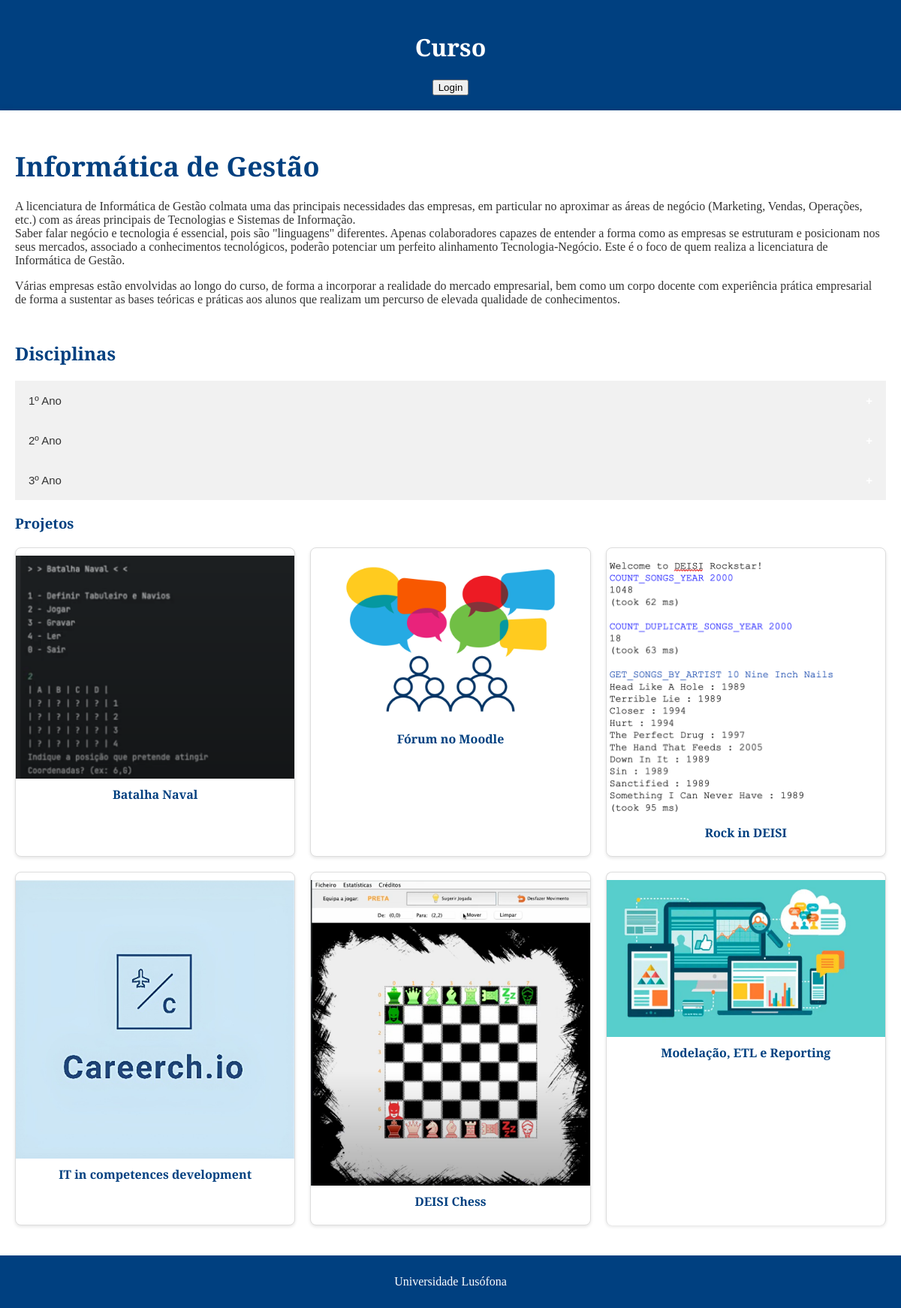
Page /curso/ on the committed database.
### curso/models.py (models this page shows, shortened)
class Curso(models.Model):
    nome = models.CharField(max_length=200)
    apresentacao = models.TextField()
    objetivos = models.TextField()
    competencias = models.TextField()

class Disciplina(models.Model):
    nome = models.CharField(max_length=200)
    ano = models.IntegerField()
    semestre = models.CharField(max_length=20)
    ects = models.IntegerField()
    curricularIUnitReadableCode = models.CharField(max_length=200)
    area_cientifica = models.ForeignKey(AreaCientifica, on_delete=models.CASCADE)

class Projeto(models.Model):
    nome = models.CharField(max_length=200)
    descricao = models.TextField()
    conceitos_aplicados = models.TextField()
    tecnologias_usadas = models.TextField()
    imagem = models.ImageField(upload_to='curso/projetos', null=True, blank=True)
    video_youtube = models.URLField(null=True, blank=True)
    repositorio_github = models.URLField(null=True, blank=True)
    disciplina = models.OneToOneField(Disciplina, on_delete=models.CASCADE)

### curso/views.py (the view)
# urls.py: path('', views.index_view, name='index'),
def index_view(request):
    cursos = Curso.objects.all()
    disciplinas = Disciplina.objects.all()
    projetos = Projeto.objects.all()
    disciplinas_por_ano = {}
    for disciplina in disciplinas:
        ano = disciplina.ano
        if ano not in disciplinas_por_ano:
            disciplinas_por_ano[ano] = []
        disciplinas_por_ano[ano].append(disciplina)
    context = {
        'cursos': cursos,
        'disciplinas' : disciplinas,
        'disciplinas_por_ano': disciplinas_por_ano,
        'projetos' : projetos
    }
    return render(request, 'curso/index.html', context)

### curso/templates/curso/index.html (shortened to what this page needs)
{% extends 'curso/layout.html' %}
{% block content %}
<div>
    {% for curso in cursos %}
        <div class="course-item">
            <h2><a href="{% url 'curso:curso' curso.id %}" class="course-link">{{ curso.nome }}</a></h2>
            <p>{{ curso.apresentacao| linebreaks }}</p>
        </div>
    {% endfor %}
</div>
<div>
    <h2>Disciplinas</h2>
    {% for ano, disciplinas in disciplinas_por_ano.items %}
        <button class="collapsible">{{ ano }}º Ano</button>
    {% endfor %}
</div>
<div class="project-list">
    <h3>Projetos</h3>
    <div class="projects-grid">
        {% for projeto in projetos %}
            <div class="project-item">
                <a href="{% url 'curso:projeto' projeto.id %}">
                    {% if projeto.imagem %}
                        <img src="{{ projeto.imagem.url }}" alt="{{ projeto.nome }}">
                    {% else %}
                        <div class="no-image">Sem Imagem</div>
                    {% endif %}
                    <div class="project-name">{{ projeto.nome }}</div>
                </a>
            </div>
        {% endfor %}
    </div>
</div>
{% endblock %}

### curso/static/curso/estilo.css (style rules this page uses)
body { font-family: 'Playfair Display', serif; margin: 0; padding: 0; background-color: #f4f4f4; color: #333; }
h2, h3 { color: #004080; }
.course-item { margin-bottom: 20px; }
.course-link { text-decoration: none; color: #004080; font-size: 1.5em; font-weight: bold; transition: color 0.3s, text-decoration 0.3s; }
.discipline-list, .project-list { margin-bottom: 20px; }
.course-item, .discipline-item, .project-item { border-bottom: 1px solid #ddd; padding: 10px 0; }
.course-item:last-child, .discipline-item:last-child, .project-item:last-child { border-bottom: none; }
.course-item a, .discipline-item a, .project-item a { text-decoration: none; color: #004080; font-weight: bold; }
.collapsible { background-color: #f1f1f1; color: #333; cursor: pointer; padding: 18px; width: 100%; border: none; text-align: left; outline: none; font-size: 15px; }
.collapsible:after { content: '\002B'; color: white; font-weight: bold; float: right; margin-left: 5px; }
.projects-grid { display: flex; flex-wrap: wrap; gap: 20px; margin-top: 20px; }
.project-item { flex: 1 1 calc(33.333% - 20px); box-sizing: border-box; background-color: #fff; border: 1px solid #ddd; border-radius: 8px; overflow: hidden; text-align: center; box-shadow: 0 2px 4px rgba(0, 0, 0, 0.1); }
.project-item img { width: 100%; height: auto; }
.project-item .project-name { padding: 10px; font-weight: bold; color: #004080; }

### rows in the picture
Curso: nome "Informática de Gestão", apresentacao "A licenciatura de Informática de Gestão colmata uma das principais necessidades das empresas, em particular no aproximar as áreas de negócio (Marketing, Vendas, Operações, etc.) com as áreas principais de Tecnologias e Sistemas de Informação. Saber falar negócio e tecnologia é essencial, pois são \"linguagens\" diferentes. Apenas colaboradores capazes de entender a forma como as empresas se estruturam e posicionam nos seus mercados, associado a conhecimentos tecnológicos, poderão potenciar um perfeito alinhamento Tecnologia-Negócio. Este é o foco de quem realiza a licenciatura de Informática de Gestão. Várias empresas estão envolvidas ao longo do curso, de forma a incorporar a realidade do…"
Disciplina: ano "1"
Disciplina: ano "2"
Disciplina: ano "3"
Projeto: imagem (picture), nome "Batalha Naval"
Projeto: imagem (picture), nome "Fórum no Moodle"
Projeto: imagem (picture), nome "Rock in DEISI"
Projeto: imagem (picture), nome "IT in competences development"
Projeto: imagem (picture), nome "DEISI Chess"
Projeto: imagem (picture), nome "Modelação, ETL e Reporting"
